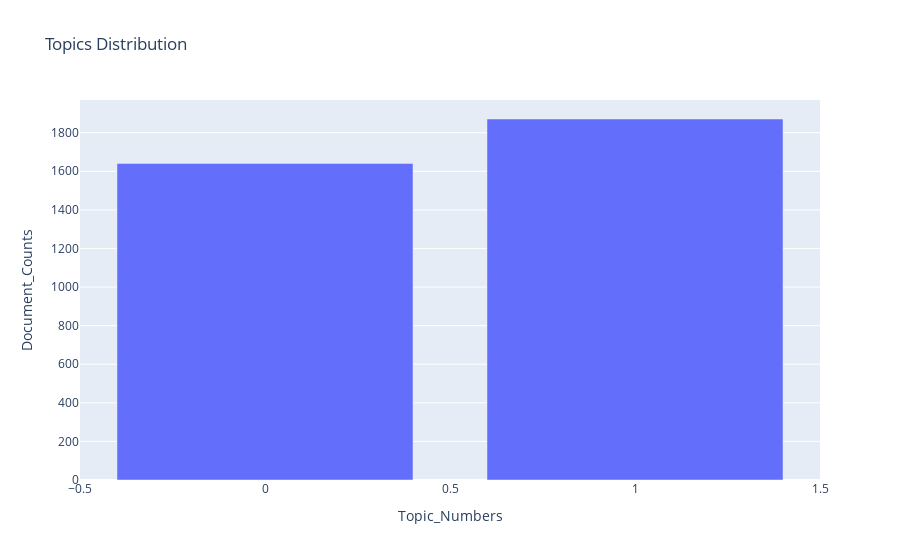

This figure's notebook cell:
### Markdown cell above
Topics that can be inferred are:

1. Topic Number: 0
   - Probable topic title: Loan Processing Issues and Queries
   - Key terms: 'indias_lendingkart, small_businesses, access_working, raises_help, capital, thank, hello, contact_details, experience, request'

2. Topic Number: 1
   - Probable topic title: Issue resolutions by company
   - Key terms: 'customer_experience, contact, serve, kindly_dm, share_registered, officer_shall, looking_forward, solve_concern, happy_contact, value_association'

### Code cell
post_dist, fig = processor.plot_topic_distribution(post_df_topic_sents_keywords)
fig.show()

### Figure 1 — Plotly figure (JSON) as saved in the notebook; plotly's stock layout.template omitted (floating-point values rounded to 4 significant figures)
{"data": [{"alignmentgroup": "True", "hovertemplate": "Topic_Numbers=%{x}<br>Document_Counts=%{y}<extra></extra>", "legendgroup": "", "marker": {"color": "#636efa", "pattern": {"shape": ""}}, "name": "", "offsetgroup": "", "orientation": "v", "showlegend": false, "textposition": "auto", "type": "bar", "x": [1, 0], "xaxis": "x", "y": [1871, 1641], "yaxis": "y"}], "layout": {"barmode": "relative", "legend": {"tracegroupgap": 0}, "title": {"text": "Topics Distribution"}, "xaxis": {"anchor": "y", "domain": [0, 1], "title": {"text": "Topic_Numbers"}}, "yaxis": {"anchor": "x", "domain": [0, 1], "title": {"text": "Document_Counts"}}}}
